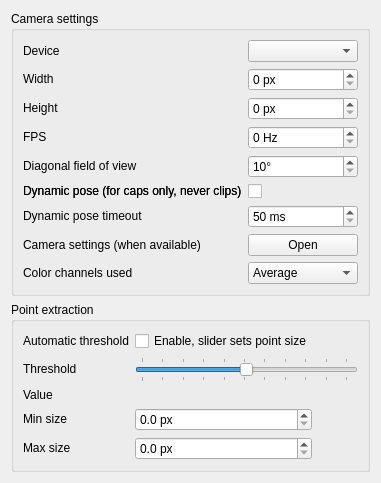
     <widget class="QWidget" name="tab_2">
      <attribute name="title">
       <string>Camera</string>
      </attribute>
      <layout class="QVBoxLayout" name="verticalLayout">
       <item>
        <widget class="QGroupBox" name="groupBox">
         <property name="sizePolicy">
          <sizepolicy hsizetype="Preferred" vsizetype="Maximum">
           <horstretch>0</horstretch>
           <verstretch>0</verstretch>
          </sizepolicy>
         </property>
         <property name="title">
          <string>Camera settings</string>
         </property>
         <layout class="QGridLayout" name="gridLayout_2">
          <item row="0" column="1">
           <widget class="QComboBox" name="camdevice_combo">
            <property name="sizePolicy">
             <sizepolicy hsizetype="Preferred" vsizetype="Maximum">
              <horstretch>0</horstretch>
              <verstretch>0</verstretch>
             </sizepolicy>
            </property>
            <property name="minimumContentsLength">
             <number>10</number>
            </property>
           </widget>
          </item>
          <item row="4" column="1">
           <widget class="QSpinBox" name="fov">
            <property name="sizePolicy">
             <sizepolicy hsizetype="Preferred" vsizetype="Maximum">
              <horstretch>0</horstretch>
              <verstretch>0</verstretch>
             </sizepolicy>
            </property>
            <property name="suffix">
             <string>°</string>
            </property>
            <property name="prefix">
             <string/>
            </property>
            <property name="minimum">
             <number>10</number>
            </property>
            <property name="maximum">
             <number>90</number>
            </property>
           </widget>
          </item>
          <item row="4" column="0">
           <widget class="QLabel" name="label_4">
            <property name="sizePolicy">
             <sizepolicy hsizetype="Minimum" vsizetype="Maximum">
              <horstretch>0</horstretch>
              <verstretch>0</verstretch>
             </sizepolicy>
            </property>
            <property name="text">
             <string>Diagonal field of view</string>
            </property>
           </widget>
          </item>
          <item row="1" column="0">
           <widget class="QLabel" name="label_36">
            <property name="sizePolicy">
             <sizepolicy hsizetype="Minimum" vsizetype="Maximum">
              <horstretch>0</horstretch>
              <verstretch>0</verstretch>
             </sizepolicy>
            </property>
            <property name="text">
             <string>Width</string>
            </property>
           </widget>
          </item>
          <item row="3" column="0">
           <widget class="QLabel" name="label_37">
            <property name="sizePolicy">
             <sizepolicy hsizetype="Minimum" vsizetype="Maximum">
              <horstretch>0</horstretch>
              <verstretch>0</verstretch>
             </sizepolicy>
            </property>
            <property name="text">
             <string>FPS</string>
            </property>
            <property name="buddy">
             <cstring>fps_spin</cstring>
            </property>
           </widget>
          </item>
          <item row="2" column="1">
           <widget class="QSpinBox" name="res_y_spin">
            <property name="sizePolicy">
             <sizepolicy hsizetype="Preferred" vsizetype="Maximum">
              <horstretch>0</horstretch>
              <verstretch>0</verstretch>
             </sizepolicy>
            </property>
            <property name="toolTip">
             <string>Desired capture height</string>
            </property>
            <property name="suffix">
             <string> px</string>
            </property>
            <property name="maximum">
             <number>2000</number>
            </property>
            <property name="singleStep">
             <number>10</number>
            </property>
           </widget>
          </item>
          <item row="6" column="0">
           <widget class="QLabel" name="label_6">
            <property name="sizePolicy">
             <sizepolicy hsizetype="Minimum" vsizetype="Maximum">
              <horstretch>0</horstretch>
              <verstretch>0</verstretch>
             </sizepolicy>
            </property>
            <property name="text">
             <string>Dynamic pose timeout</string>
            </property>
           </widget>
          </item>
          <item row="3" column="1">
           <widget class="QSpinBox" name="fps_spin">
            <property name="sizePolicy">
             <sizepolicy hsizetype="Preferred" vsizetype="Maximum">
              <horstretch>0</horstretch>
              <verstretch>0</verstretch>
             </sizepolicy>
            </property>
            <property name="toolTip">
             <string>Desired capture framerate</string>
            </property>
            <property name="suffix">
             <string> Hz</string>
            </property>
            <property name="maximum">
             <number>2000</number>
            </property>
           </widget>
          </item>
          <item row="5" column="1">
           <widget class="QCheckBox" name="dynamic_pose">
            <property name="sizePolicy">
             <sizepolicy hsizetype="Preferred" vsizetype="Maximum">
              <horstretch>0</horstretch>
              <verstretch>0</verstretch>
             </sizepolicy>
            </property>
            <property name="text">
             <string/>
            </property>
           </widget>
          </item>
          <item row="1" column="1">
           <widget class="QSpinBox" name="res_x_spin">
            <property name="sizePolicy">
             <sizepolicy hsizetype="Preferred" vsizetype="Maximum">
              <horstretch>0</horstretch>
              <verstretch>0</verstretch>
             </sizepolicy>
            </property>
            <property name="toolTip">
             <string>Desired capture width</string>
            </property>
            <property name="suffix">
             <string> px</string>
            </property>
            <property name="maximum">
             <number>2000</number>
            </property>
            <property name="singleStep">
             <number>10</number>
            </property>
           </widget>
          </item>
          <item row="2" column="0">
           <widget class="QLabel" name="label_41">
            <property name="sizePolicy">
             <sizepolicy hsizetype="Minimum" vsizetype="Maximum">
              <horstretch>0</horstretch>
              <verstretch>0</verstretch>
             </sizepolicy>
            </property>
            <property name="text">
             <string>Height</string>
            </property>
           </widget>
          </item>
          <item row="6" column="1">
           <widget class="QSpinBox" name="init_phase_timeout">
            <property name="sizePolicy">
             <sizepolicy hsizetype="Preferred" vsizetype="Maximum">
              <horstretch>0</horstretch>
              <verstretch>0</verstretch>
             </sizepolicy>
            </property>
            <property name="suffix">
             <string> ms</string>
            </property>
            <property name="minimum">
             <number>50</number>
            </property>
            <property name="maximum">
             <number>5000</number>
            </property>
           </widget>
          </item>
          <item row="5" column="0">
           <widget class="QLabel" name="label_13">
            <property name="sizePolicy">
             <sizepolicy hsizetype="Preferred" vsizetype="Maximum">
              <horstretch>0</horstretch>
              <verstretch>0</verstretch>
             </sizepolicy>
            </property>
            <property name="text">
             <string>Dynamic pose (for caps only, never clips)</string>
            </property>
           </widget>
          </item>
          <item row="0" column="0">
           <widget class="QLabel" name="label_2">
            <property name="sizePolicy">
             <sizepolicy hsizetype="Minimum" vsizetype="Maximum">
              <horstretch>0</horstretch>
              <verstretch>0</verstretch>
             </sizepolicy>
            </property>
            <property name="text">
             <string>Device</string>
            </property>
            <property name="buddy">
             <cstring>camdevice_combo</cstring>
            </property>
           </widget>
          </item>
          <item row="7" column="1">
           <widget class="QPushButton" name="camera_settings">
            <property name="sizePolicy">
             <sizepolicy hsizetype="Preferred" vsizetype="Maximum">
              <horstretch>0</horstretch>
              <verstretch>0</verstretch>
             </sizepolicy>
            </property>
            <property name="text">
             <string>Open</string>
            </property>
           </widget>
          </item>
          <item row="7" column="0">
           <widget class="QLabel" name="label_9">
            <property name="sizePolicy">
             <sizepolicy hsizetype="Minimum" vsizetype="Maximum">
              <horstretch>0</horstretch>
              <verstretch>0</verstretch>
             </sizepolicy>
            </property>
            <property name="text">
             <string>Camera settings (when available)</string>
            </property>
           </widget>
          </item>
          <item row="5" column="0">
           <widget class="QLabel" name="label_511111">
            <property name="sizePolicy">
             <sizepolicy hsizetype="Minimum" vsizetype="Maximum">
              <horstretch>0</horstretch>
              <verstretch>0</verstretch>
             </sizepolicy>
            </property>
            <property name="text">
             <string>Dynamic pose (for caps only, never clips)</string>
            </property>
           </widget>
          </item>
          <item row="8" column="0">
           <widget class="QLabel" name="label_12">
            <property name="sizePolicy">
             <sizepolicy hsizetype="Minimum" vsizetype="Maximum">
              <horstretch>0</horstretch>
              <verstretch>0</verstretch>
             </sizepolicy>
            </property>
            <property name="text">
             <string>Color channels used</string>
            </property>
           </widget>
          </item>
          <item row="8" column="1">
           <widget class="QComboBox" name="blob_color">
            <property name="sizePolicy">
             <sizepolicy hsizetype="Preferred" vsizetype="Maximum">
              <horstretch>0</horstretch>
              <verstretch>0</verstretch>
             </sizepolicy>
            </property>
            <item>
             <property name="text">
              <string>Average</string>
             </property>
            </item>
            <item>
             <property name="text">
              <string>Natural</string>
             </property>
            </item>
            <item>
             <property name="text">
              <string>Red only</string>
             </property>
            </item>
            <item>
             <property name="text">
              <string>Blue only</string>
             </property>
            </item>
           </widget>
          </item>
         </layout>
        </widget>
       </item>
       <item>
        <widget class="QGroupBox" name="groupBox_2">
         <property name="sizePolicy">
          <sizepolicy hsizetype="Preferred" vsizetype="Maximum">
           <horstretch>0</horstretch>
           <verstretch>0</verstretch>
          </sizepolicy>
         </property>
         <property name="title">
          <string>Point extraction</string>
         </property>
         <layout class="QGridLayout" name="gridLayout_7">
          <item row="1" column="0">
           <widget class="QLabel" name="label">
            <property name="sizePolicy">
             <sizepolicy hsizetype="Preferred" vsizetype="Maximum">
              <horstretch>0</horstretch>
              <verstretch>0</verstretch>
             </sizepolicy>
            </property>
            <property name="text">
             <string>Threshold</string>
            </property>
            <property name="buddy">
             <cstring>threshold_slider</cstring>
            </property>
           </widget>
          </item>
          <item row="3" column="0">
           <widget class="QLabel" name="label_7">
            <property name="sizePolicy">
             <sizepolicy hsizetype="Preferred" vsizetype="Maximum">
              <horstretch>0</horstretch>
              <verstretch>0</verstretch>
             </sizepolicy>
            </property>
            <property name="text">
             <string>Min size</string>
            </property>
            <property name="buddy">
             <cstring>mindiam_spin</cstring>
            </property>
           </widget>
          </item>
          <item row="4" column="0">
           <widget class="QLabel" name="label_8">
            <property name="sizePolicy">
             <sizepolicy hsizetype="Preferred" vsizetype="Maximum">
              <horstretch>0</horstretch>
              <verstretch>0</verstretch>
             </sizepolicy>
            </property>
            <property name="text">
             <string>Max size</string>
            </property>
            <property name="buddy">
             <cstring>maxdiam_spin</cstring>
            </property>
           </widget>
          </item>
          <item row="1" column="1" colspan="2">
           <widget class="QSlider" name="threshold_slider">
            <property name="sizePolicy">
             <sizepolicy hsizetype="Preferred" vsizetype="Maximum">
              <horstretch>0</horstretch>
              <verstretch>0</verstretch>
             </sizepolicy>
            </property>
            <property name="toolTip">
             <string>Intensity threshold for point extraction</string>
            </property>
            <property name="maximum">
             <number>255</number>
            </property>
            <property name="pageStep">
             <number>1</number>
            </property>
            <property name="value">
             <number>127</number>
            </property>
            <property name="orientation">
             <enum>Qt::Horizontal</enum>
            </property>
            <property name="tickPosition">
             <enum>QSlider::TicksBothSides</enum>
            </property>
            <property name="tickInterval">
             <number>25</number>
            </property>
           </widget>
          </item>
          <item row="0" column="1">
           <widget class="QCheckBox" name="auto_threshold">
            <property name="sizePolicy">
             <sizepolicy hsizetype="Preferred" vsizetype="Maximum">
              <horstretch>0</horstretch>
              <verstretch>0</verstretch>
             </sizepolicy>
            </property>
            <property name="text">
             <string>Enable, slider sets point size</string>
            </property>
           </widget>
          </item>
          <item row="0" column="0">
           <widget class="QLabel" name="label_11">
            <property name="sizePolicy">
             <sizepolicy hsizetype="Preferred" vsizetype="Maximum">
              <horstretch>0</horstretch>
              <verstretch>0</verstretch>
             </sizepolicy>
            </property>
            <property name="text">
             <string>Automatic threshold</string>
            </property>
           </widget>
          </item>
          <item row="4" column="1">
           <widget class="QDoubleSpinBox" name="maxdiam_spin">
            <property name="sizePolicy">
             <sizepolicy hsizetype="Preferred" vsizetype="Maximum">
              <horstretch>0</horstretch>
              <verstretch>0</verstretch>
             </sizepolicy>
            </property>
            <property name="toolTip">
             <string>Maximum point diameter</string>
            </property>
            <property name="suffix">
             <string> px</string>
            </property>
            <property name="decimals">
             <number>1</number>
            </property>
            <property name="singleStep">
             <double>0.100000000000000</double>
            </property>
           </widget>
          </item>
          <item row="3" column="1">
           <widget class="QDoubleSpinBox" name="mindiam_spin">
            <property name="sizePolicy">
             <sizepolicy hsizetype="Preferred" vsizetype="Maximum">
              <horstretch>0</horstretch>
              <verstretch>0</verstretch>
             </sizepolicy>
            </property>
            <property name="toolTip">
             <string>Minimum point diameter</string>
            </property>
            <property name="suffix">
             <string> px</string>
            </property>
            <property name="decimals">
             <number>1</number>
            </property>
            <property name="singleStep">
             <double>0.100000000000000</double>
            </property>
           </widget>
          </item>
          <item row="2" column="1">
           <widget class="QLabel" name="threshold_value_display">
            <property name="sizePolicy">
             <sizepolicy hsizetype="Minimum" vsizetype="Maximum">
              <horstretch>0</horstretch>
              <verstretch>0</verstretch>
             </sizepolicy>
            </property>
            <property name="text">
             <string/>
            </property>
           </widget>
          </item>
          <item row="2" column="0">
           <widget class="QLabel" name="label_14">
            <property name="text">
             <string>Value</string>
            </property>
           </widget>
          </item>
         </layout>
        </widget>
       </item>
      </layout>
     </widget>
